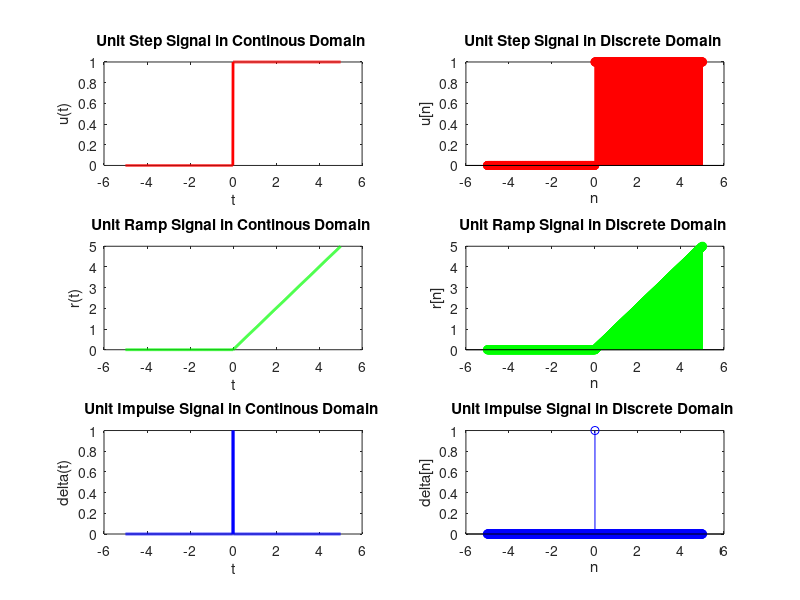

The MATLAB script that drew this image:
clc;
clear;
close all;

t=-5:0.01:5; 

%Unit Step
unit_step=[t>=0];
subplot(3,2,1)
plot(t,unit_step,"r","Linewidth",2)
xlabel("t");
ylabel("u(t)");
title("Unit Step Signal in Continous Domain ");

subplot(3,2,2)
stem(t,unit_step,"r");
xlabel("n");
ylabel("u[n]");
title("Unit Step Signal in Discrete Domain ");

%Unit Ramp 
unit_ramp=t.*[t>=0];
subplot(3,2,3)
plot(t,unit_ramp,"g","Linewidth",2)
xlabel("t");
ylabel("r(t)");
title("Unit Ramp Signal in Continous Domain ");

subplot(3,2,4)
stem(t,unit_ramp,"g");
xlabel("n");
ylabel("r[n]");
title("Unit Ramp Signal in Discrete Domain ");

%Unit Impulse signal
unit_impulse=[t==0];
subplot(3,2,5)
plot(t,unit_impulse,"b","Linewidth",2)
xlabel("t");
ylabel("delta(t)");
title("Unit Impulse Signal in Continous Domain ");

subplot(3,2,6)
stem(t,unit_impulse,"b");
xlabel("n");
ylabel("delta[n]");
title("Unit Impulse Signal in Discrete Domain ");




